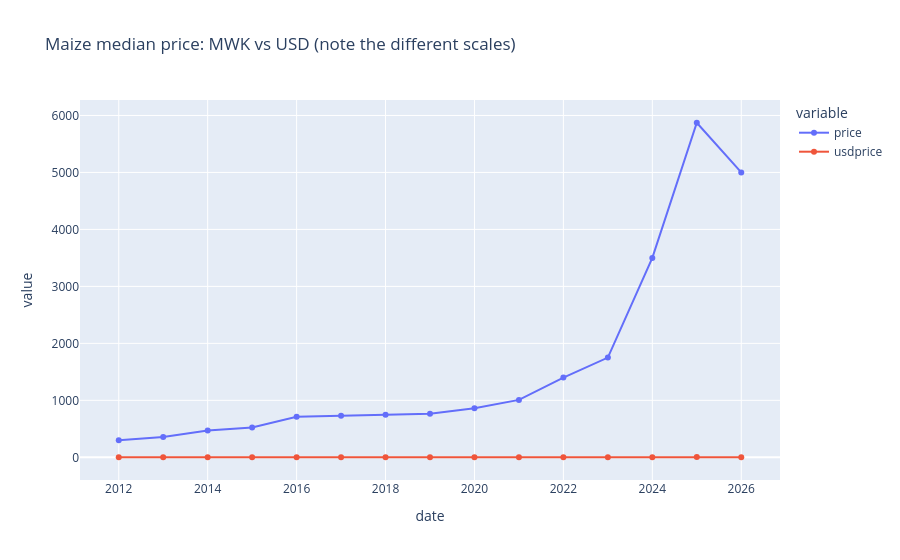

The code cell stored with this chart in its notebook:
### Markdown cell above
## 5. Why we cannot use raw prices: inflation

### Code cell
maize = wfp[wfp["commodity"] == "Beans"]
yearly = maize.groupby(maize["date"].dt.year)[["price", "usdprice"]].median().reset_index()
fig = px.line(yearly, x="date", y=["price", "usdprice"], markers=True,
              title="Maize median price: MWK vs USD (note the different scales)")
fig.show()

### Figure 1 — Plotly figure (JSON) as saved in the notebook; plotly's stock layout.template omitted (floating-point values rounded to 4 significant figures)
{"data": [{"hovertemplate": "variable=price<br>date=%{x}<br>value=%{y}<extra></extra>", "legendgroup": "price", "line": {"color": "#636efa", "dash": "solid"}, "marker": {"symbol": "circle"}, "mode": "lines+markers", "name": "price", "orientation": "v", "showlegend": true, "type": "scatter", "x": [2012, 2013, 2014, 2015, 2016, 2017, 2018, 2019, 2020, 2021, 2022, 2023, 2024, 2025, 2026], "xaxis": "x", "y": [298.0, 357.7, 470.1, 523.8, 710.4, 727.4, 745.5, 765.9, 862.5, 1008.0, 1400.0, 1750.0, 3500.0, 5872.0, 5000.0], "yaxis": "y"}, {"hovertemplate": "variable=usdprice<br>date=%{x}<br>value=%{y}<extra></extra>", "legendgroup": "usdprice", "line": {"color": "#EF553B", "dash": "solid"}, "marker": {"symbol": "circle"}, "mode": "lines+markers", "name": "usdprice", "orientation": "v", "showlegend": true, "type": "scatter", "x": [2012, 2013, 2014, 2015, 2016, 2017, 2018, 2019, 2020, 2021, 2022, 2023, 2024, 2025, 2026], "xaxis": "x", "y": [1.03, 1.03, 1.11, 1.08, 1.01, 1.02, 1.04, 1.04, 1.17, 1.31, 1.52, 1.53, 2.02, 3.4, 2.88], "yaxis": "y"}], "layout": {"legend": {"title": {"text": "variable"}, "tracegroupgap": 0}, "title": {"text": "Maize median price: MWK vs USD (note the different scales)"}, "xaxis": {"anchor": "y", "domain": [0, 1], "title": {"text": "date"}}, "yaxis": {"anchor": "x", "domain": [0, 1], "title": {"text": "value"}}}}
